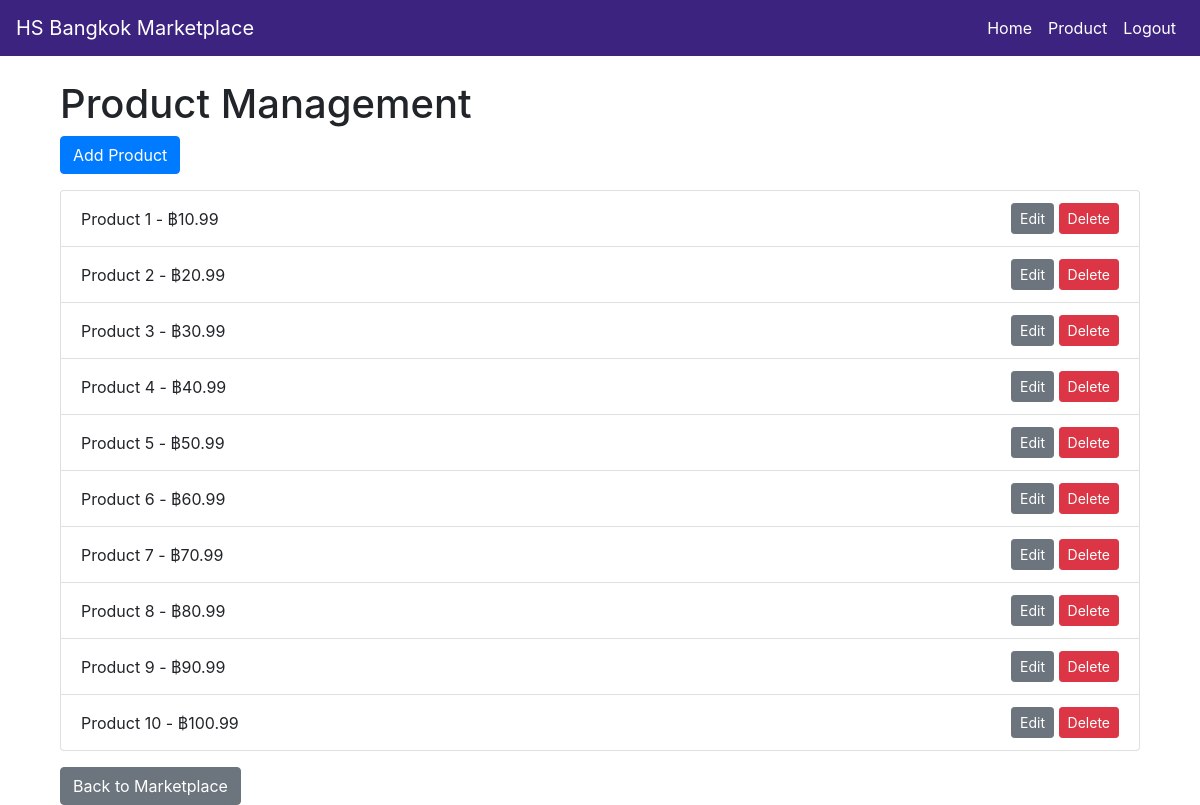
/product_management (signed in), run on the app's committed database.
### app.py (models this page shows)
class Product(db.Model):
    id = db.Column(db.Integer, primary_key=True)
    name = db.Column(db.String(100), nullable=False)
    description = db.Column(db.Text, nullable=False)
    price = db.Column(db.Float, nullable=False)
    image_url = db.Column(db.String(200))
    contact_details = db.Column(db.String(200), nullable=False)
    tags = db.Column(db.String(200))
    date_posted = db.Column(db.DateTime, nullable=False, default=datetime.utcnow)
    owner_id = db.Column(db.Integer, db.ForeignKey("user.id"), nullable=False)
    owner = db.relationship("User", backref=db.backref("products", lazy=True))

### app.py (the view)
@app.route("/product_management", methods=["GET", "POST"])
def product_management():
    if "user_login" not in session:
        flash("Please log in to manage your products")
        return redirect(url_for("login"))
    user = User.query.filter_by(username=session["user_login"]).first()
    products = Product.query.filter_by(owner_id=user.id).all()
    return render_template("product_management.html", products=products)

### templates/product_management.html (shortened to what this page needs)
{% extends "layout.html" %}
{% block content %}
<div class="container">
    <h1>Product Management</h1>
    <a href="{{ url_for('add_product') }}" class="btn btn-primary mb-3">Add Product</a>
    <ul class="list-group">
        {% for product in products %}
        <li class="list-group-item d-flex justify-content-between align-items-center">
            {{ product.name }} - ฿{{ product.price }}
            <div>
                <a href="{{ url_for('edit_product', product_id=product.id) }}" class="btn btn-secondary btn-sm">Edit</a>
                <form action="{{ url_for('delete_product', product_id=product.id) }}" method="post" class="d-inline">
                    <input type="submit" value="Delete" class="btn btn-danger btn-sm">
                </form>
            </div>
        </li>
        {% endfor %}
    </ul>
    <a href="{{ url_for('index') }}" class="btn btn-secondary mt-3">Back to Marketplace</a>
</div>
{% endblock %}

### data on the page
Product: name "Product 1", price "10.99"
Product: name "Product 2", price "20.99"
Product: name "Product 3", price "30.99"
Product: name "Product 4", price "40.99"
Product: name "Product 5", price "50.99"
Product: name "Product 6", price "60.99"
Product: name "Product 7", price "70.99"
Product: name "Product 8", price "80.99"
Product: name "Product 9", price "90.99"
Product: name "Product 10", price "100.99"
